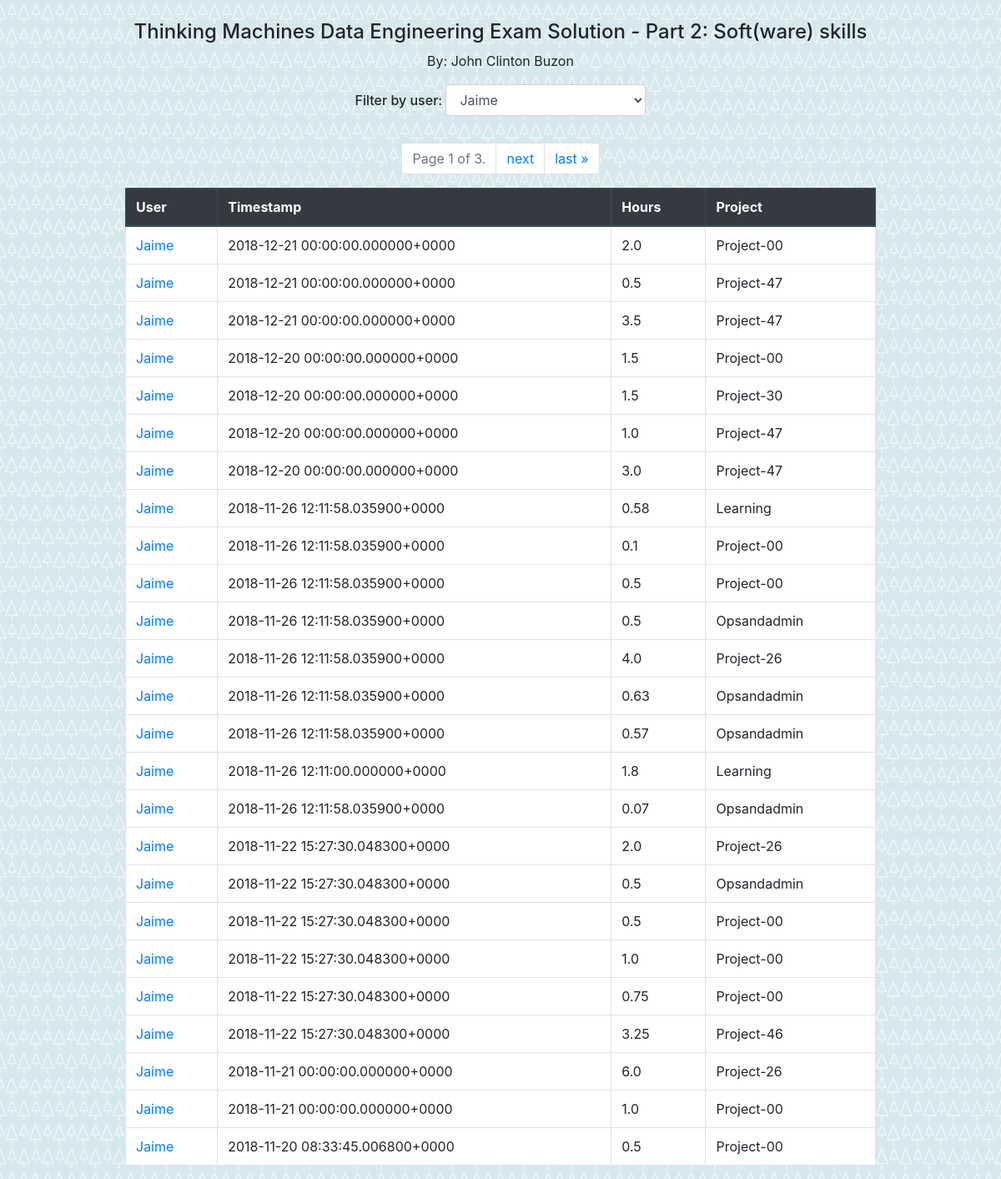
The page /viewcheckins/jaime/ on the database its author committed.
### viewcheckins/models.py (models this page shows)
class Dailycheckins(models.Model):
    id = models.IntegerField(primary_key=True, blank=True, null=False)  # AutoField?
    user = models.TextField(blank=True, null=True)
    original_timestamp = models.TextField(blank=True, null=True)
    hours = models.TextField(blank=True, null=True)
    project = models.TextField(blank=True, null=True)
    cleaned_timestamp = models.TextField(blank=True, null=True)  # This field type is a guess.
    class Meta:
        managed = False
        db_table = 'dailycheckins'

### viewcheckins/views.py (the view)
# urls.py: path('<str:user>/', views.filter_by_user, name='filter_by_user'),
def filter_by_user(request, user):
	user_list = Dailycheckins.objects.order_by('user').values('user').distinct()
	output = Dailycheckins.objects.filter(user=user)
	paginator = Paginator(output, 25) # Show 25 contacts per page
	page = request.GET.get('page')
	output = paginator.get_page(page)
	template = loader.get_template('viewcheckins/index.html')
	context = {
		'output': output,
		'user_list': user_list,
		'current_user' : user,
	}
	return HttpResponse(template.render(context, request))

### viewcheckins/templates/viewcheckins/index.html (shortened to what this page needs)
{% load static %}
<link rel="stylesheet" href="https://stackpath.bootstrapcdn.com/bootstrap/4.3.1/css/bootstrap.min.css">
<h4 align="center">Thinking Machines Data Engineering Exam Solution - Part 2: Soft(ware) skills</h4>
<p align="center">By: John Clinton Buzon</p>
{% if user_list %}
<h6 align="center">Filter by user: <select class="form-control" onchange="if (this.value) window.location.href=this.value" align="center">
{% for user in user_list %}
    <option value="/viewcheckins/{{ user.user }}" {% if current_user == user.user %} selected {% endif %}>{{ user.user|title }}</option>
{% endfor %}
</select></h6>
{% endif %}
{% if output %}
<nav aria-label="Page navigation example">
  <ul class="pagination justify-content-center">
    <li class="page-item disabled">
      <a class="page-link" href="#" tabindex="-1">Page {{ output.number }} of {{ output.paginator.num_pages }}.</a>
    </li>
    {% if output.has_next %}
    <li class="page-item"><a class="page-link" href="?page={{ output.next_page_number }}">next</a></li>
    <li class="page-item"><a class="page-link" href="?page={{ output.paginator.num_pages }}">last &raquo;</a></li>
    {% endif %}
  </ul>
</nav>
    <table class="table table-hover table-bordered" align="center">
    	<thead class="thead-dark">
    		<th >User</th>
    		<th>Timestamp</th>
    		<th>Hours</th>
    		<th>Project</th>
    	</thead>
    {% for checkin in output %}
    	<tr>
	        <td><a href="/viewcheckins/{{ checkin.user }}/">{{ checkin.user|title }}</a></td>
	        <td>{{ checkin.cleaned_timestamp }}</a></td>
	        <td>{{ checkin.hours }}</a></td>
	        <td>{{ checkin.project|title }}</a></td>
    	</tr>
    {% endfor %}
{% else %}
    <p>Data could not be loaded.</p>
{% endif %}

### rows shown on the page
Dailycheckins: user "Jaime", cleaned_timestamp "2018-12-21 00:00:00.000000+0000", hours "2.0", project "Project-00"
Dailycheckins: user "Jaime", cleaned_timestamp "2018-12-21 00:00:00.000000+0000", hours "0.5", project "Project-47"
Dailycheckins: user "Jaime", cleaned_timestamp "2018-12-21 00:00:00.000000+0000", hours "3.5", project "Project-47"
Dailycheckins: user "Jaime", cleaned_timestamp "2018-12-20 00:00:00.000000+0000", hours "1.5", project "Project-00"
Dailycheckins: user "Jaime", cleaned_timestamp "2018-12-20 00:00:00.000000+0000", hours "1.5", project "Project-30"
Dailycheckins: user "Jaime", cleaned_timestamp "2018-12-20 00:00:00.000000+0000", hours "1.0", project "Project-47"
Dailycheckins: user "Jaime", cleaned_timestamp "2018-12-20 00:00:00.000000+0000", hours "3.0", project "Project-47"
Dailycheckins: user "Jaime", cleaned_timestamp "2018-11-26 12:11:58.035900+0000", hours "0.58", project "Learning"
Dailycheckins: user "Jaime", cleaned_timestamp "2018-11-26 12:11:58.035900+0000", hours "0.1", project "Project-00"
Dailycheckins: user "Jaime", cleaned_timestamp "2018-11-26 12:11:58.035900+0000", hours "0.5", project "Project-00"
Dailycheckins: user "Jaime", cleaned_timestamp "2018-11-26 12:11:58.035900+0000", hours "0.5", project "Opsandadmin"
Dailycheckins: user "Jaime", cleaned_timestamp "2018-11-26 12:11:58.035900+0000", hours "4.0", project "Project-26"
Dailycheckins: user "Jaime", cleaned_timestamp "2018-11-26 12:11:58.035900+0000", hours "0.63", project "Opsandadmin"
Dailycheckins: user "Jaime", cleaned_timestamp "2018-11-26 12:11:58.035900+0000", hours "0.57", project "Opsandadmin"
Dailycheckins: user "Jaime", cleaned_timestamp "2018-11-26 12:11:00.000000+0000", hours "1.8", project "Learning"
Dailycheckins: user "Jaime", cleaned_timestamp "2018-11-26 12:11:58.035900+0000", hours "0.07", project "Opsandadmin"
Dailycheckins: user "Jaime", cleaned_timestamp "2018-11-22 15:27:30.048300+0000", hours "2.0", project "Project-26"
Dailycheckins: user "Jaime", cleaned_timestamp "2018-11-22 15:27:30.048300+0000", hours "0.5", project "Opsandadmin"
Dailycheckins: user "Jaime", cleaned_timestamp "2018-11-22 15:27:30.048300+0000", hours "0.5", project "Project-00"
Dailycheckins: user "Jaime", cleaned_timestamp "2018-11-22 15:27:30.048300+0000", hours "1.0", project "Project-00"
Dailycheckins: user "Jaime", cleaned_timestamp "2018-11-22 15:27:30.048300+0000", hours "0.75", project "Project-00"
Dailycheckins: user "Jaime", cleaned_timestamp "2018-11-22 15:27:30.048300+0000", hours "3.25", project "Project-46"
Dailycheckins: user "Jaime", cleaned_timestamp "2018-11-21 00:00:00.000000+0000", hours "6.0", project "Project-26"
Dailycheckins: user "Jaime", cleaned_timestamp "2018-11-21 00:00:00.000000+0000", hours "1.0", project "Project-00"
Dailycheckins: user "Jaime", cleaned_timestamp "2018-11-20 08:33:45.006800+0000", hours "0.5", project "Project-00"

### other values the page prints
{{ output.number }} "1"
{{ output.paginator.num_pages }} "3"
form field value "Jaime"
